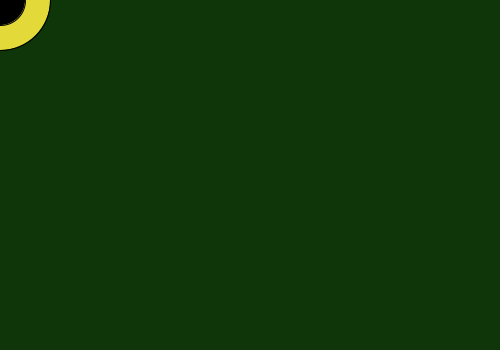
Frame 1 (no input)
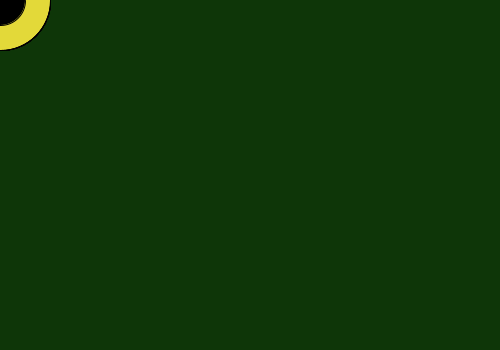
Frame 60 (the mouse pressed at the canvas centre just before this capture)
Frame 120 (the mouse held since frame 60 and released just before this capture): identical to frame 60, image omitted

The Processing sketch that drew these frames (run headless with seeded random() and noise(); from frame 60 on, the mouse is pressed at the canvas centre):

// Processing sketch: Happy_Function_with_params
// ── Happy_Function_with_params.pde
int x; 
int y; 

void setup()
{
size(500,350);
background(14,54,8);
smooth();
int x = height/2;
int y = width/2;
}

void happy(int happyPositionX,int happyPositionY)
{
fill(227,217,57);
ellipseMode(CENTER);
ellipse(happyPositionX,happyPositionY,100,100);

fill(0);
ellipse(happyPositionX-20,happyPositionY-20,25,25);
ellipse(happyPositionX+20,happyPositionY-20,25,25);
arc(happyPositionX,happyPositionY,50,50,0,PI);
}

void draw()
{
happy(x,y);
}
